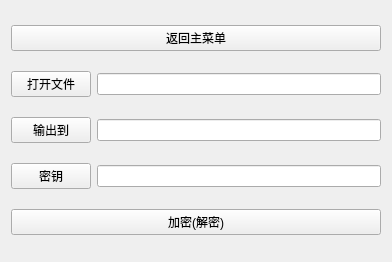
<?xml version="1.0" encoding="UTF-8"?>
<ui version="4.0">
 <class>XOR_UI</class>
 <widget class="QWidget" name="XOR_UI">
  <property name="geometry">
   <rect>
    <x>0</x>
    <y>0</y>
    <width>392</width>
    <height>262</height>
   </rect>
  </property>
  <property name="windowTitle">
   <string>Form</string>
  </property>
  <layout class="QVBoxLayout" name="verticalLayout">
   <item>
    <widget class="QPushButton" name="back_button">
     <property name="sizePolicy">
      <sizepolicy hsizetype="Expanding" vsizetype="Fixed">
       <horstretch>0</horstretch>
       <verstretch>0</verstretch>
      </sizepolicy>
     </property>
     <property name="text">
      <string>返回主菜单</string>
     </property>
    </widget>
   </item>
   <item>
    <layout class="QHBoxLayout" name="layout1">
     <item>
      <widget class="QPushButton" name="srcFilePath_button">
       <property name="sizePolicy">
        <sizepolicy hsizetype="Minimum" vsizetype="Preferred">
         <horstretch>0</horstretch>
         <verstretch>0</verstretch>
        </sizepolicy>
       </property>
       <property name="text">
        <string>打开文件</string>
       </property>
      </widget>
     </item>
     <item>
      <widget class="QLineEdit" name="srcFilePath_lineEdit"/>
     </item>
    </layout>
   </item>
   <item>
    <layout class="QHBoxLayout" name="layout3">
     <item>
      <widget class="QPushButton" name="dstFilePath_button">
       <property name="sizePolicy">
        <sizepolicy hsizetype="Minimum" vsizetype="Preferred">
         <horstretch>0</horstretch>
         <verstretch>0</verstretch>
        </sizepolicy>
       </property>
       <property name="text">
        <string>输出到</string>
       </property>
      </widget>
     </item>
     <item>
      <widget class="QLineEdit" name="dstFilePath_lineEdit"/>
     </item>
    </layout>
   </item>
   <item>
    <layout class="QHBoxLayout" name="layout2">
     <item>
      <widget class="QPushButton" name="genKey_button">
       <property name="sizePolicy">
        <sizepolicy hsizetype="Minimum" vsizetype="Preferred">
         <horstretch>0</horstretch>
         <verstretch>0</verstretch>
        </sizepolicy>
       </property>
       <property name="text">
        <string>密钥</string>
       </property>
      </widget>
     </item>
     <item>
      <widget class="QLineEdit" name="keyString_lineEdit"/>
     </item>
    </layout>
   </item>
   <item>
    <widget class="QPushButton" name="encrypt_button">
     <property name="sizePolicy">
      <sizepolicy hsizetype="Minimum" vsizetype="Fixed">
       <horstretch>0</horstretch>
       <verstretch>0</verstretch>
      </sizepolicy>
     </property>
     <property name="text">
      <string>加密(解密)</string>
     </property>
    </widget>
   </item>
  </layout>
 </widget>
 <resources/>
 <connections/>
</ui>
